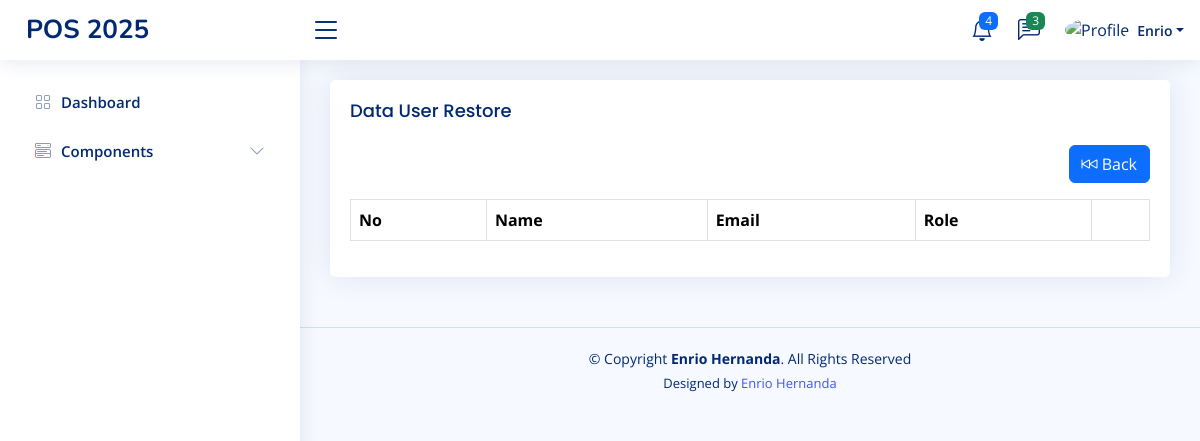
Page /home.php?page=user-restore (signed in) on the earlier database version.
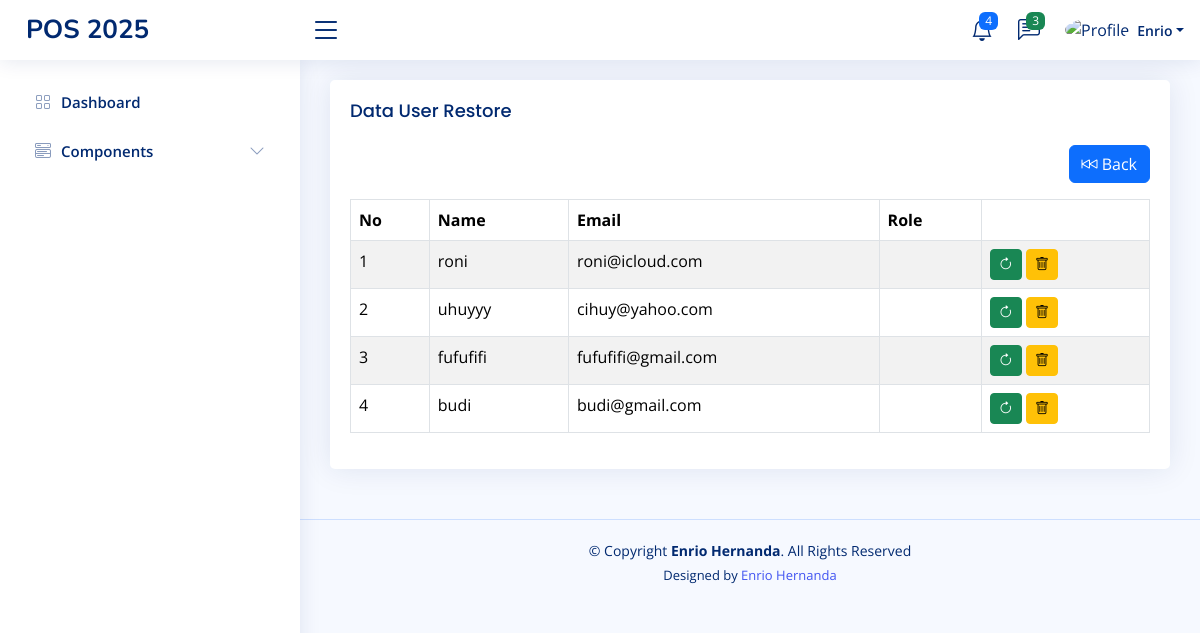
Same page on the later database version.
### tables this page shows
CREATE TABLE `users` (
  `id` int(11) NOT NULL,
  `name` varchar(100) DEFAULT NULL,
  `email` varchar(100) DEFAULT NULL,
  `password` varchar(100) DEFAULT NULL,
  `created_at` timestamp NOT NULL DEFAULT current_timestamp(),
  `updated_at` timestamp NOT NULL DEFAULT current_timestamp() ON UPDATE current_timestamp(),
  `role_id` int(11) DEFAULT NULL,
  `deleted_at` datetime DEFAULT NULL
);

### pages/user-restore.php (the view, shortened to what this page needs)
<?php
$query = mysqli_query($koneksi, "SELECT r.name AS role_name, u.* FROM users u LEFT JOIN roles AS r ON r.id = u.role_id WHERE u.deleted_at IS NOT NULL ORDER BY u.id DESC");
$users = mysqli_fetch_all($query, MYSQLI_ASSOC);
?>
<div class="row">
    <div class="col-sm-12">
        <div class="card">
            <div class="card-body">
                <h1 class="card-title">Data User Restore</h1>
                <div class="mb-3" align="right">
                    <a class="btn btn-primary" href="?page=user">
                        <i class="bi bi-skip-backward"></i> Back
                    </a>
                </div>
                <table class="table table-bordered table-striped">
                    <thead>
                        <tr>
                            <th>No</th>
                            <th>Name</th>
                            <th>Email</th>
                            <th>Role</th>
                            <th></th>
                        </tr>
                    </thead>
                    <tbody>
                        <?php foreach ($users as $key => $value): ?>
                            <tr>
                                <td><?php echo $key += 1 ?></td>
                                <td><?php echo $value['name'] ?></td>
                                <td><?php echo $value['email'] ?></td>
                                <td><?php echo $value['role_name'] ?></td>
                                <td>
                                    <a class="btn btn-success btn-sm"
                                        onclick="return confirm('Are you sure you want to restore?')"
                                        href="?page=user-restore&restore=<?php echo $value['id'] ?>"><i
                                            class="bi bi-arrow-clockwise">
                                        </i>
                                    </a>
                                    <a class="btn btn-warning btn-sm"
                                        onclick="return confirm('Are you sure you want to delete this data?')"
                                        href="?page=user-restore&delete=<?php echo $value['id'] ?>">
                                        <i class="bi bi-trash"></i>
                                    </a>
                                </td>
                            </tr>
                        <?php endforeach ?>
                    </tbody>
                </table>
            </div>
        </div>
    </div>
</div>

Differences in the rows shown:
added users: key "1", name "roni", email "roni@icloud.com"
added users: key "2", name "uhuyyy", email "cihuy@yahoo.com"
added users: key "3", name "fufufifi", email "fufufifi@gmail.com"
added users: key "4", name "budi", email "budi@gmail.com"
